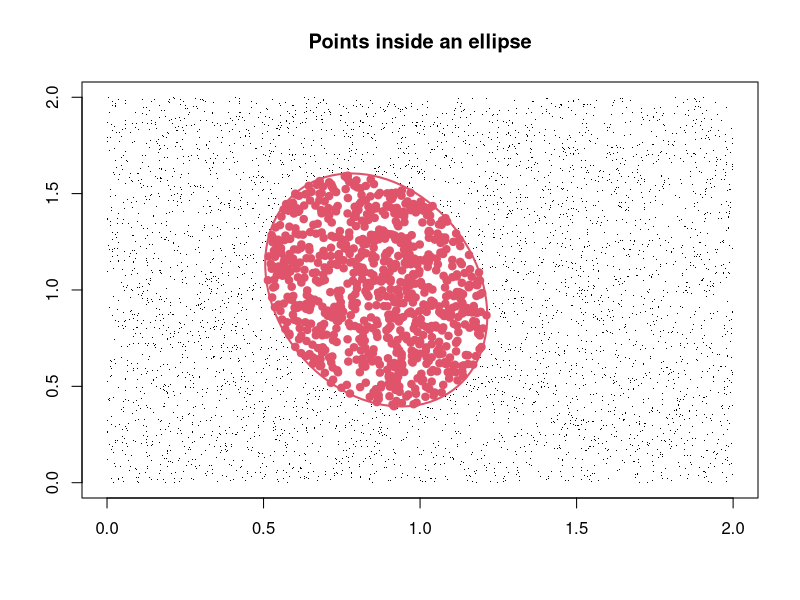
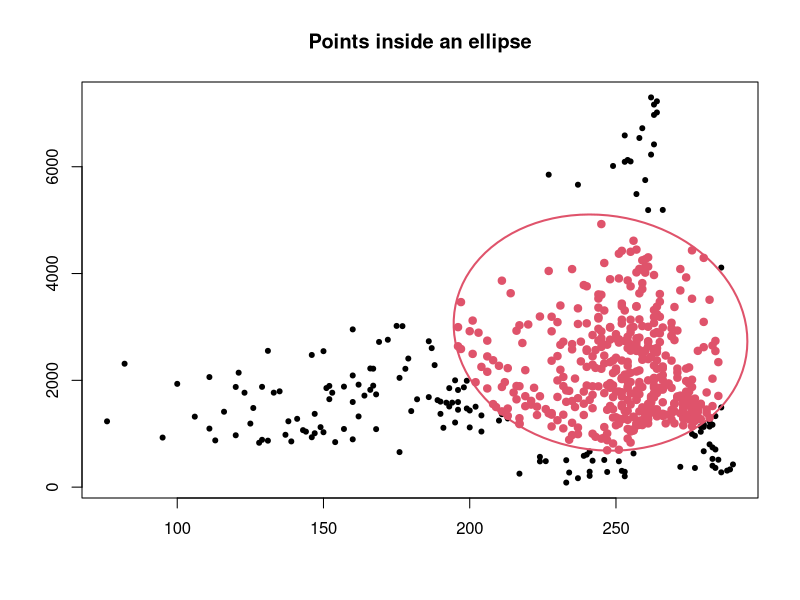
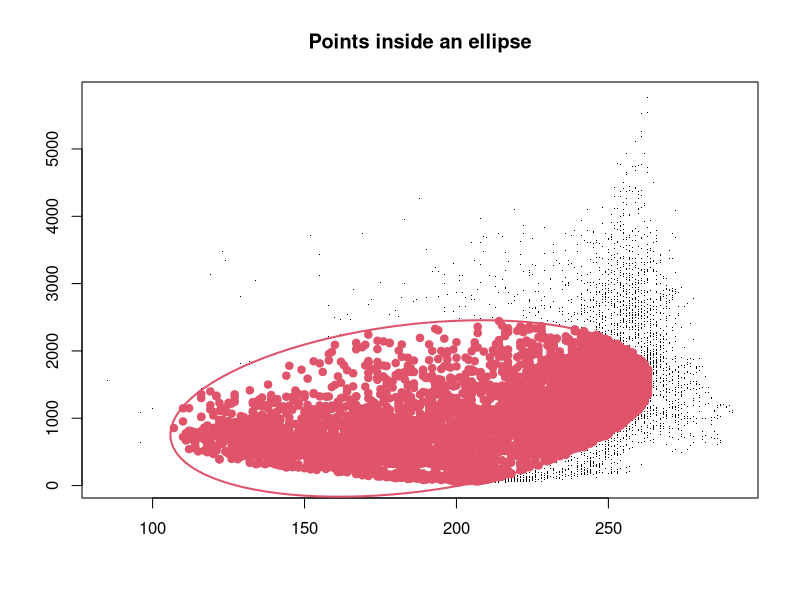

These figures' R source, in order:
# May, 2017
# Laura Jimenez

# Function that determines which points from a given matrix are inside
# an ellipse -------

## Description: --------------
# The function `el.in` creates a matrix that determines how many points are 
# within a confidence region bordered by an ellipse. The ellipse is calculated 
# based on a species' environmental data and a confidence level. The points 
# inside the ellipse are potential data points of the niche in which a species 
# may thrive.

## Parameters ----------
## cloud == matrix that contains the coordinates of the points to evaluate
## centroid == vector with the coordinates of the centroid of the ellipse
## sigma == covariance matrix that defines de ellipse
## alpha == confidence level


el.in <- function(cloud,centroid,sigma,alpha){
  # step 1: calculate de Mahalanobis distance
  maha <- mahalanobis(x=cloud,center=centroid,cov=sigma)
  # step 2: a point is inside the confidence region (1-alpha=confidence%) if
  # the distance divided by the quantile of a Chi-square variable with k d.f. is less than 1
  chi.q <- qchisq(alpha,ncol(cloud))
  check <- (maha/chi.q) <= 1
  cloud <- cbind(rep(1,nrow(cloud))*check,cloud)
    return(as.matrix(cloud))
}

# Example ------------------

mu <- c(0.86,1)
sigma <- matrix(c(0.021,-0.008,-0.008,0.061),ncol=2,byrow=T)
# Define the matrix of points
cloud <- cbind(runif(5000,0,2),runif(5000,0,2))
# Use the function to determine which points from the matrix are inside the ellipse
check <- el.in(cloud,mu,sigma,0.95)
# Plot the points, ellipse and use different colors for the points inside/outside the ellipse
x11()
plot(check[,2],check[,3],pch=".",xlab="",ylab="",main="Points inside an ellipse")     
el <- ellipse::ellipse(x=sigma,centre = mu,level=0.95)
lines(el,col=2,lwd=2)
points(subset(check,check[,1]==1)[,2:3],pch=19,col=2)


# Example 2 ----------------
occ <- read.csv ("./Threnetes_ruckeri_occ_bios.csv",header=T)[,-(1:2)]

# mu calculates the means of the columns that contain the occurrences
mu <- colMeans(occ)
# Sigma calculates the covariance of the occurrences
Sigma <- cov(occ)
# Define the matrix of points
cloud <- read.csv("./Threnetes_ruckeri_M_bios.csv",header=T)[,-(1:2)]

check <- el.in(cloud,mu,Sigma,0.95)

x11()
plot(check[,2],check[,3],pch=20,xlab="",ylab="",main="Points inside an ellipse")     
el <- ellipse::ellipse(x=Sigma,centre = mu,level=0.95)
lines(el,col=2,lwd=2)
points(subset(check,check[,1]==1)[,2:3],pch=19,col=2)


# example 3 ----------------

occ <- read.csv ("./Catasticta_nimbice_bios.csv",header=T)[,-(1:2)]

# mu calculates the means of the columns that contain the occurrneces
mu <- colMeans(occ)
# Sigma calculates the covariance of the occurrences
Sigma <- cov(occ)
# Define the matrix of points
cloud <- read.csv("./Catasticta_nimbice_M_bios.csv",header=T)[,-(1:2)]

check <- el.in(cloud,mu,Sigma,0.95)

x11()
plot(check[,2],check[,3],pch=".",xlab="",ylab="",main="Points inside an ellipse")     
el <- ellipse::ellipse(x=Sigma,centre = mu,level=0.95)
lines(el,col=2,lwd=2)
points(subset(check,check[,1]==1)[,2:3],pch=19,col=2)
